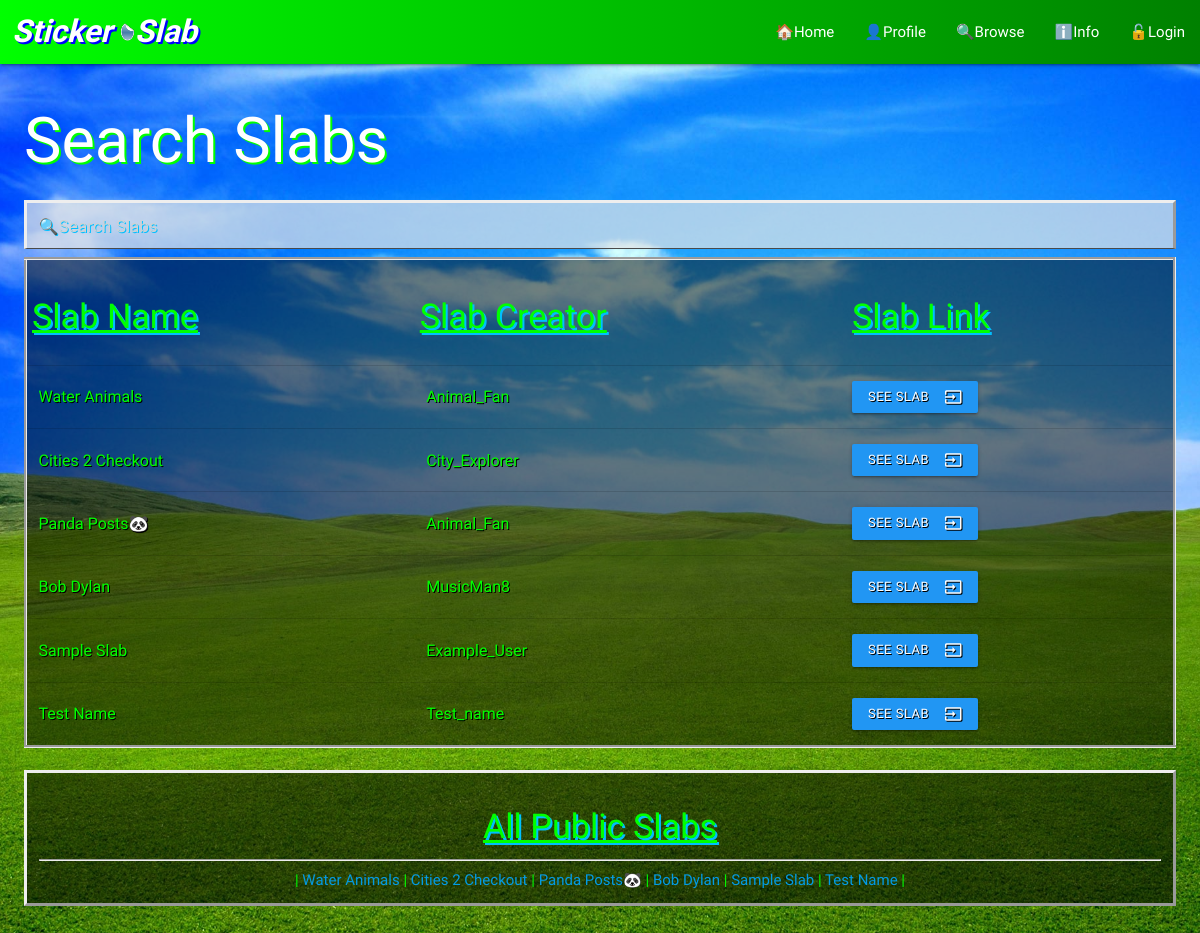
The page /browse/ on the database its author committed.
### slab/models.py (models this page shows, shortened)
class Slab(models.Model):
    user = models.ForeignKey(User, on_delete=models.PROTECT)
    name = models.CharField(max_length=100)
    private = models.BooleanField(default=False)
    bookmarkings = models.ManyToManyField(User, related_name='bookmarked_slabs', blank=True)
    background = models.ImageField()
    font = models.CharField(max_length=100)

### slab/views.py (the view)
# urls.py: path('browse/', views.browse, name='browse'),
def browse(request):
    slabs = Slab.objects.filter(private=False)
    return render(request, 'browse.html', {'slabs':slabs})

### slab/templates/browse.html (shortened to what this page needs)
{% extends 'base.html' %}
{% block content %}
<h1>Search Slabs</h1>
<div class="main_div">
  <div id="search_area" name="search_area">
    <input type="text" id="search_bar" name="search_bar" placeholder="🔍Search Slabs" title="Type in a name">
    <table id="search_results" name="search_results" class="black_box">
      <tr class="header">
        <th><h4>Slab Name</h4></th>
        <th><h4>Slab Creator</h4></th>
        <th><h4>Slab Link</h4></th>
      </tr>
      {% for slab in slabs %}
      <tr>
        <td class = "search_text">
          {{slab.name}}
        </td>
        <td class = "search_text">
          {{slab.user.username}}
        </td>
        <td>
          <a href="{% url 'slab:show_slab' slab.id %}" class="waves-effect waves-light btn-small blue"><i class="material-icons right">input</i> See Slab</a>
        </td>
      </tr>
      {% endfor %}
    </table>
  </div>
  <br>
  <div id="all_public_slabs" name="all_public_slabs" class="black_box">
    <center>
      <h4 style="text-shadow: 2px 2px DeepSkyBlue;">All Public Slabs</h4>
      <hr> |
      {% for slab in slabs %}
      <a href="{% url 'slab:show_slab' slab.id %}"> {{slab.name}}</a> |
      {% endfor %}
    </center>
  </div>
  <br>
  <br>
</div>
{% endblock %}

### slab/static/slab/style.css (style rules this page uses)
body { background: white url("images/background_default.jpg") no-repeat center center fixed; background-size: cover; max-width: 100%; overflow-x: hidden; font-family: 'Fredoka One', cursive; }
h1 { color: white; font-weight: bold; text-shadow: 2px 2px Lime; padding-left: 2%; }
h4 { text-decoration: underline; }
.main_div { margin-left: 1%; margin-right: 1%; padding-left: 1%; padding-right: 1%; }
.black_box { padding: 1%; border-style: outset; color: lime; background-color: rgba(0, 0, 0, 0.5); }
table { width: 40%; padding: 5%; border: 3px solid black; }
th { text-shadow: 2px 2px DeepSkyBlue; padding: 1%; }
td { color: DeepSkyBlue; text-shadow: 1px 1px black; }
#search_area { width: 100%; }
#search_bar { padding-left: 1%; background-color: rgba(230, 230, 230, 0.7); border-style: outset; color: black; text-shadow: 1px 1px DeepSkyBlue; width: 98.5%; }
#search_results { border-style: outset; width: 100%; text-align: center; }
.search_text { color: lime; padding-left: 1%; }

### rows shown on the page
Slab: name "Water Animals", user.username "Animal_Fan"
Slab: name "Cities 2 Checkout", user.username "City_Explorer"
Slab: name "Panda Posts🐼", user.username "Animal_Fan"
Slab: name "Bob Dylan", user.username "MusicMan8"
Slab: name "Sample Slab", user.username "Example_User"
Slab: name "Test Name", user.username "Test_name"
